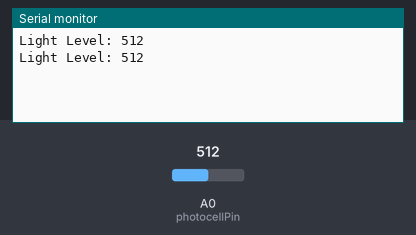
A sketch run on a simulated Arduino Uno, built with avr-gcc and run on an emulated ATmega328P. Parts: the last lines printed to the serial monitor. The inputs (shaded band) are chosen by the test bench; at power-on: A0 (photocellPin) = 512.

Above: at 1.8 s.
1.9 s: A0 (photocellPin) set to 716
At 2.8 s:
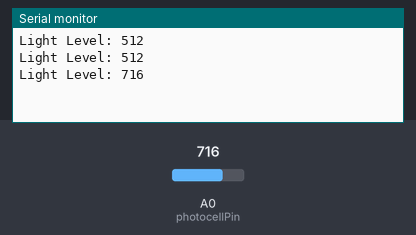
3.4 s: A0 (photocellPin) set to 900
At 4.6 s:
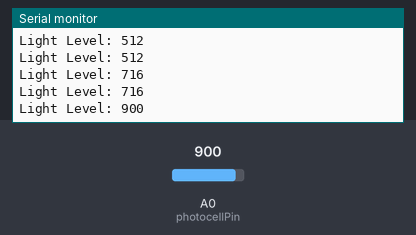
Timing chart, 0 to 6.4 s (numbered marks = the images above; inputs shaded):
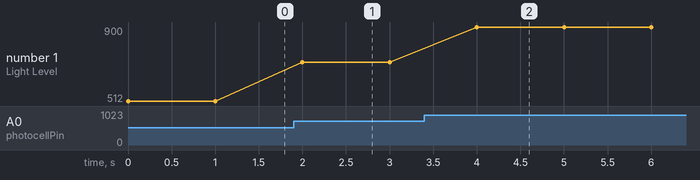

Measured:
- after the input at 1.9 s, the serial monitor: prints a new line after 0.10 s (image 1)
- after the input at 3.4 s, the serial monitor: prints a new line after 0.60 s (image 2)
- plotted number 1: 512 → 716 after the input at 1.9 s, 716 → 900 after the input at 3.4 s

The sketch:

photocell_light_sensor1.ino
```cpp
// Define pin numbers
const int photocellPin = A0; // Photocell pin connected to analog pin A0

void setup() {
  // Initialize serial communication
  Serial.begin(9600);
}

void loop() {
  // Read the value from the photocell
  int lightLevel = analogRead(photocellPin);

  // Print the light level to the Serial Monitor
  Serial.print("Light Level: ");
  Serial.println(lightLevel);

  // Wait for a short duration before reading the sensor value again
  delay(1000);
}
```
